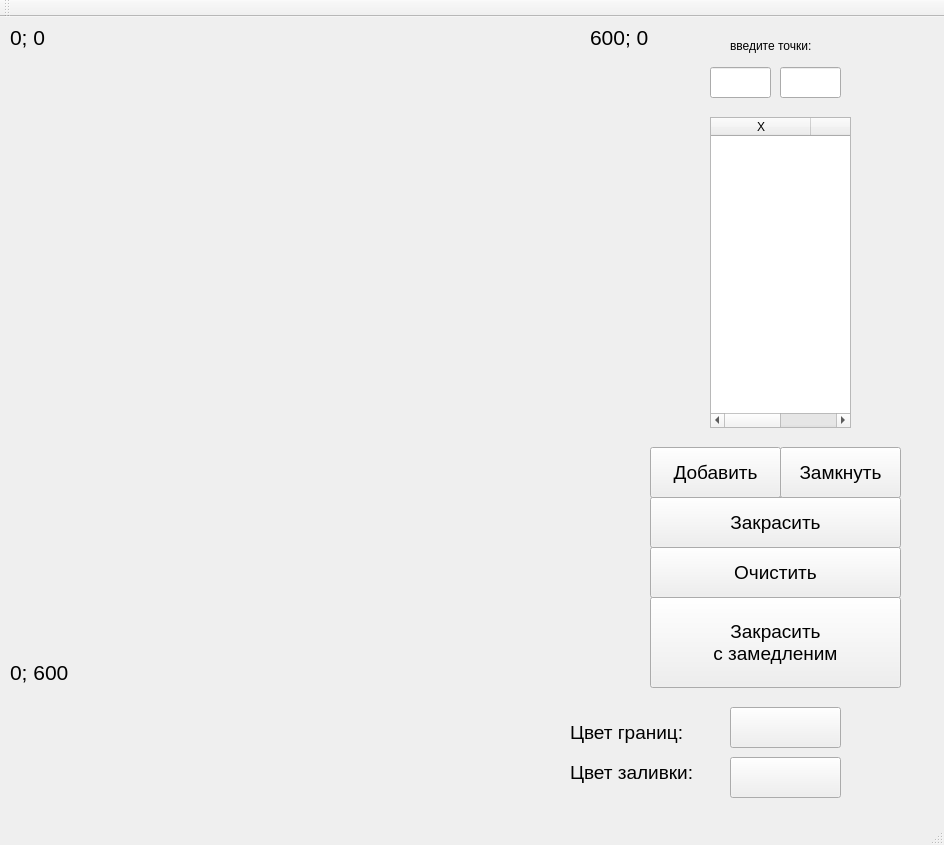
<?xml version="1.0" encoding="UTF-8"?>
<ui version="4.0">
 <class>MainWindow</class>
 <widget class="QMainWindow" name="MainWindow">
  <property name="geometry">
   <rect>
    <x>0</x>
    <y>0</y>
    <width>944</width>
    <height>845</height>
   </rect>
  </property>
  <property name="windowTitle">
   <string>Закраска</string>
  </property>
  <widget class="QWidget" name="centralWidget">
   <widget class="QLineEdit" name="lineEdit_y">
    <property name="geometry">
     <rect>
      <x>780</x>
      <y>50</y>
      <width>61</width>
      <height>31</height>
     </rect>
    </property>
    <property name="font">
     <font>
      <pointsize>14</pointsize>
     </font>
    </property>
   </widget>
   <widget class="QLabel" name="label_4">
    <property name="geometry">
     <rect>
      <x>730</x>
      <y>21</y>
      <width>101</width>
      <height>16</height>
     </rect>
    </property>
    <property name="text">
     <string>введите точки:</string>
    </property>
   </widget>
   <widget class="QLineEdit" name="lineEdit_x">
    <property name="geometry">
     <rect>
      <x>710</x>
      <y>50</y>
      <width>61</width>
      <height>31</height>
     </rect>
    </property>
    <property name="font">
     <font>
      <pointsize>14</pointsize>
     </font>
    </property>
   </widget>
   <widget class="QTableWidget" name="tableWidget">
    <property name="geometry">
     <rect>
      <x>710</x>
      <y>100</y>
      <width>141</width>
      <height>311</height>
     </rect>
    </property>
    <column>
     <property name="text">
      <string>X</string>
     </property>
    </column>
    <column>
     <property name="text">
      <string>Y</string>
     </property>
    </column>
   </widget>
   <widget class="QPushButton" name="pushButton_add">
    <property name="geometry">
     <rect>
      <x>650</x>
      <y>430</y>
      <width>131</width>
      <height>51</height>
     </rect>
    </property>
    <property name="font">
     <font>
      <pointsize>14</pointsize>
     </font>
    </property>
    <property name="text">
     <string>Добавить</string>
    </property>
   </widget>
   <widget class="QWidget" name="gridLayoutWidget">
    <property name="geometry">
     <rect>
      <x>30</x>
      <y>40</y>
      <width>601</width>
      <height>591</height>
     </rect>
    </property>
    <layout class="QGridLayout" name="gridLayout"/>
   </widget>
   <widget class="QPushButton" name="pushButton_fill">
    <property name="geometry">
     <rect>
      <x>650</x>
      <y>480</y>
      <width>251</width>
      <height>51</height>
     </rect>
    </property>
    <property name="font">
     <font>
      <pointsize>14</pointsize>
     </font>
    </property>
    <property name="text">
     <string>Закрасить</string>
    </property>
   </widget>
   <widget class="QPushButton" name="pushButton">
    <property name="geometry">
     <rect>
      <x>780</x>
      <y>430</y>
      <width>121</width>
      <height>51</height>
     </rect>
    </property>
    <property name="font">
     <font>
      <pointsize>14</pointsize>
     </font>
    </property>
    <property name="text">
     <string>Замкнуть</string>
    </property>
   </widget>
   <widget class="QPushButton" name="pushButton_clear">
    <property name="geometry">
     <rect>
      <x>650</x>
      <y>530</y>
      <width>251</width>
      <height>51</height>
     </rect>
    </property>
    <property name="font">
     <font>
      <pointsize>14</pointsize>
     </font>
    </property>
    <property name="text">
     <string>Очистить</string>
    </property>
   </widget>
   <widget class="QLabel" name="label">
    <property name="geometry">
     <rect>
      <x>10</x>
      <y>10</y>
      <width>81</width>
      <height>21</height>
     </rect>
    </property>
    <property name="font">
     <font>
      <pointsize>16</pointsize>
     </font>
    </property>
    <property name="text">
     <string>0; 0</string>
    </property>
   </widget>
   <widget class="QLabel" name="label_2">
    <property name="geometry">
     <rect>
      <x>590</x>
      <y>10</y>
      <width>91</width>
      <height>21</height>
     </rect>
    </property>
    <property name="font">
     <font>
      <pointsize>16</pointsize>
     </font>
    </property>
    <property name="text">
     <string>600; 0</string>
    </property>
   </widget>
   <widget class="QLabel" name="label_3">
    <property name="geometry">
     <rect>
      <x>10</x>
      <y>640</y>
      <width>91</width>
      <height>31</height>
     </rect>
    </property>
    <property name="font">
     <font>
      <pointsize>16</pointsize>
     </font>
    </property>
    <property name="text">
     <string>0; 600</string>
    </property>
   </widget>
   <widget class="QPushButton" name="pushButton_fill_2">
    <property name="geometry">
     <rect>
      <x>650</x>
      <y>580</y>
      <width>251</width>
      <height>91</height>
     </rect>
    </property>
    <property name="font">
     <font>
      <pointsize>14</pointsize>
     </font>
    </property>
    <property name="text">
     <string>Закрасить
с замедленим</string>
    </property>
   </widget>
   <widget class="QPushButton" name="pushButton_color_fone">
    <property name="geometry">
     <rect>
      <x>730</x>
      <y>740</y>
      <width>111</width>
      <height>41</height>
     </rect>
    </property>
    <property name="text">
     <string/>
    </property>
   </widget>
   <widget class="QPushButton" name="pushButton_color_line">
    <property name="geometry">
     <rect>
      <x>730</x>
      <y>690</y>
      <width>111</width>
      <height>41</height>
     </rect>
    </property>
    <property name="text">
     <string/>
    </property>
   </widget>
   <widget class="QLabel" name="label_5">
    <property name="geometry">
     <rect>
      <x>570</x>
      <y>720</y>
      <width>171</width>
      <height>71</height>
     </rect>
    </property>
    <property name="font">
     <font>
      <pointsize>14</pointsize>
     </font>
    </property>
    <property name="text">
     <string>Цвет заливки:</string>
    </property>
   </widget>
   <widget class="QLabel" name="label_6">
    <property name="geometry">
     <rect>
      <x>570</x>
      <y>680</y>
      <width>201</width>
      <height>71</height>
     </rect>
    </property>
    <property name="font">
     <font>
      <pointsize>14</pointsize>
     </font>
    </property>
    <property name="text">
     <string>Цвет границ:</string>
    </property>
   </widget>
  </widget>
  <widget class="QMenuBar" name="menuBar">
   <property name="geometry">
    <rect>
     <x>0</x>
     <y>0</y>
     <width>944</width>
     <height>21</height>
    </rect>
   </property>
  </widget>
  <widget class="QToolBar" name="mainToolBar">
   <attribute name="toolBarArea">
    <enum>TopToolBarArea</enum>
   </attribute>
   <attribute name="toolBarBreak">
    <bool>false</bool>
   </attribute>
  </widget>
  <widget class="QStatusBar" name="statusBar"/>
 </widget>
 <layoutdefault spacing="6" margin="11"/>
 <tabstops>
  <tabstop>lineEdit_x</tabstop>
  <tabstop>lineEdit_y</tabstop>
  <tabstop>tableWidget</tabstop>
  <tabstop>pushButton_add</tabstop>
  <tabstop>pushButton</tabstop>
  <tabstop>pushButton_fill</tabstop>
  <tabstop>pushButton_clear</tabstop>
 </tabstops>
 <resources/>
 <connections/>
</ui>
